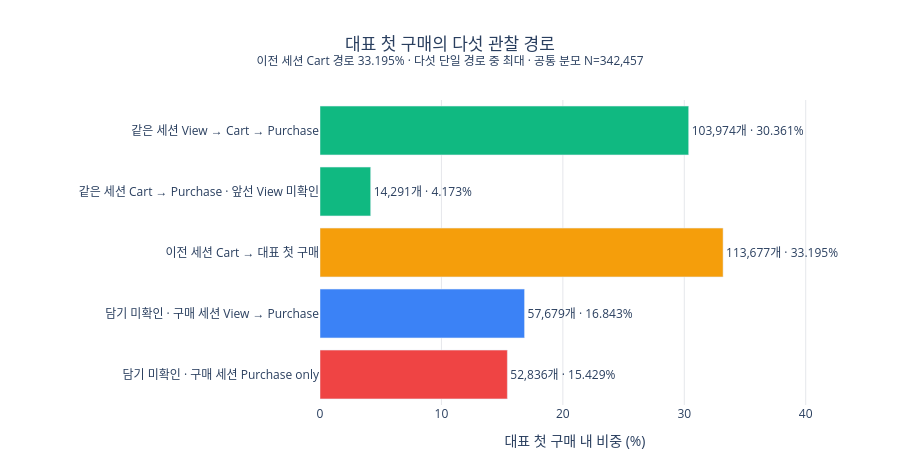

Notebook source saved alongside this figure:
### Code cell
fig = go.Figure(go.Bar(
    x=paths['대표 첫 구매 내 비중 (%)'], y=paths['경로'], orientation='h',
    marker_color=[COLORS['purchase'], COLORS['purchase'], COLORS['cart'], COLORS['view'], COLORS['attention']],
    text=[f"{n:,}개 · {p:.3f}%" for n, p in zip(paths['조합 수'], paths['대표 첫 구매 내 비중 (%)'])],
    textposition='outside', cliponaxis=False,
    hovertemplate='%{y}<br>%{text}<extra></extra>',
))
fig.update_layout(
    title=dict(text=f'대표 첫 구매의 다섯 관찰 경로<br><sup>이전 세션 Cart 경로 {prior_session_cart_n / representative * 100:.3f}% · 다섯 단일 경로 중 최대 · 공통 분모 N={representative:,}</sup>', x=0.5),
    xaxis=dict(title='대표 첫 구매 내 비중 (%)', range=[0, 42], gridcolor='#E5E7EB'),
    yaxis=dict(autorange='reversed'), paper_bgcolor='white', plot_bgcolor='white',
    height=460, margin=dict(l=320, r=70, t=100, b=55),
)
fig.show()

### Figure 1 — Plotly figure (JSON) as saved in the notebook; plotly's stock layout.template omitted (floating-point values rounded to 4 significant figures)
{"data": [{"cliponaxis": false, "hovertemplate": "%{y}<br>%{text}<extra></extra>", "marker": {"color": ["#10B981", "#10B981", "#F59E0B", "#3B82F6", "#EF4444"]}, "orientation": "h", "text": ["103,974개 · 30.361%", "14,291개 · 4.173%", "113,677개 · 33.195%", "57,679개 · 16.843%", "52,836개 · 15.429%"], "textposition": "outside", "type": "bar", "x": [30.36, 4.173, 33.19, 16.84, 15.43], "y": ["같은 세션 View → Cart → Purchase", "같은 세션 Cart → Purchase · 앞선 View 미확인", "이전 세션 Cart → 대표 첫 구매", "담기 미확인 · 구매 세션 View → Purchase", "담기 미확인 · 구매 세션 Purchase only"]}], "layout": {"height": 460, "margin": {"b": 55, "l": 320, "r": 70, "t": 100}, "paper_bgcolor": "white", "plot_bgcolor": "white", "title": {"text": "대표 첫 구매의 다섯 관찰 경로<br><sup>이전 세션 Cart 경로 33.195% · 다섯 단일 경로 중 최대 · 공통 분모 N=342,457</sup>", "x": 0.5}, "xaxis": {"gridcolor": "#E5E7EB", "range": [0, 42], "title": {"text": "대표 첫 구매 내 비중 (%)"}}, "yaxis": {"autorange": "reversed"}}}
